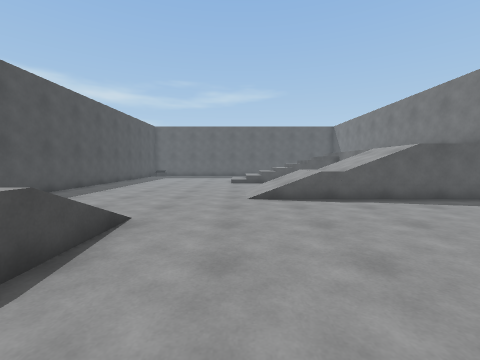
[1] (above)

13 first-person views from a walk through a scene from a Unity 3-D project. The camera is 1.3 m above the floor, tilts 4° down and sees 90° across. The floor is counted in squares, 1 m on a side. Each view is taken from the middle of a square. On the plan, view 1 faces up. The plan holds only what a view shows up to about 12 squares ahead; the rest is blank. The player is left out.

[2]
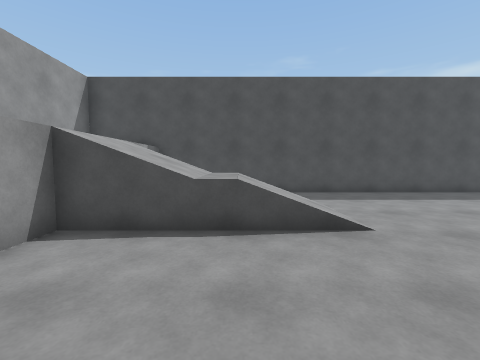

[3]
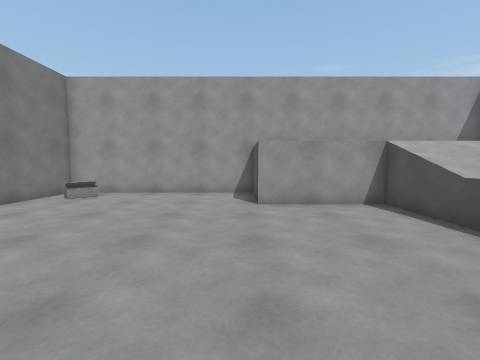

[4]
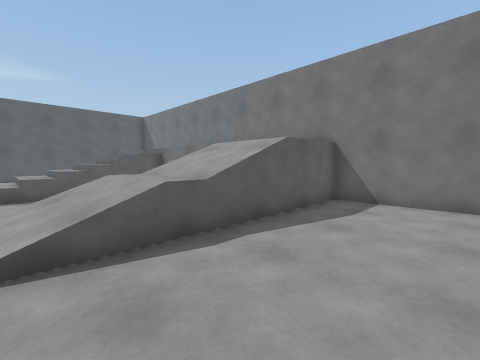

[5]
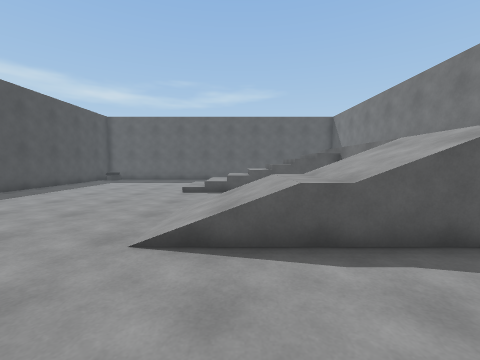

[6]
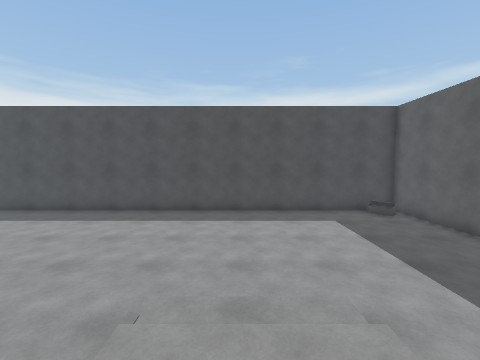

[7]
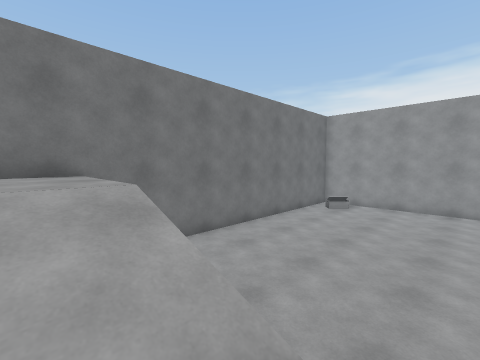

[8]
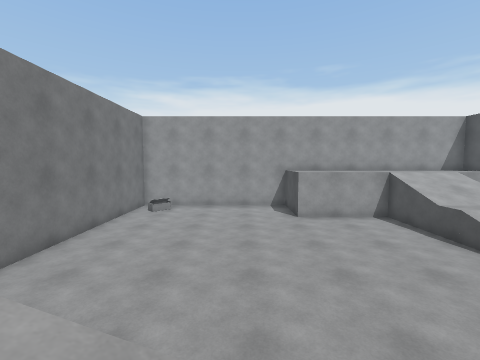

[9]
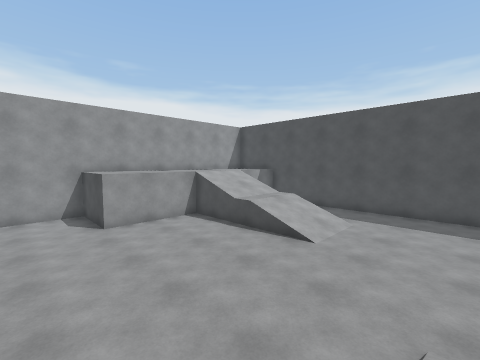

[10]
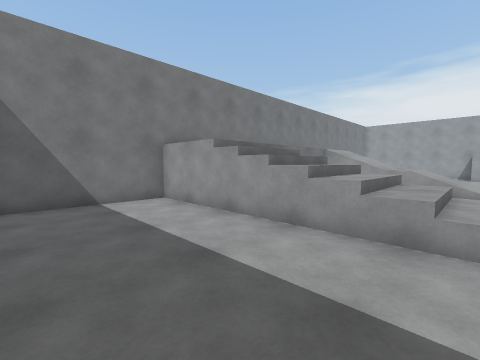

[11]
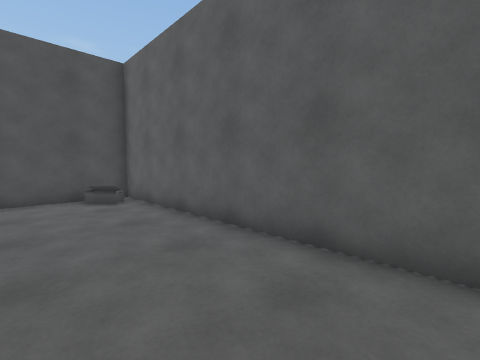

[12]
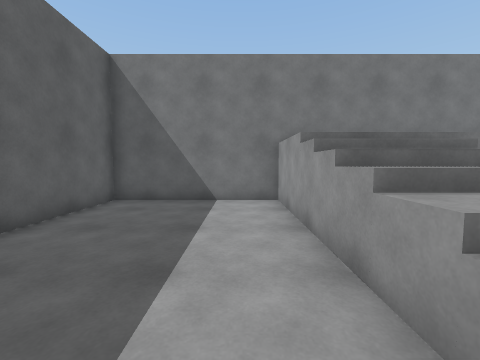

[13]
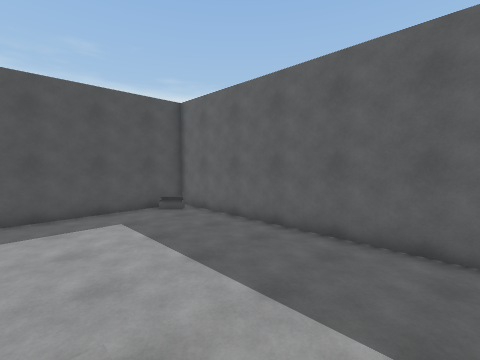

### Floor plan
Key: @ floor where view 1 was taken; # wall or solid block; . main floor; : floor 2 m higher than the main floor; / step, stairs or slope; = window, fence, low wall or low ledge; v drop or lower ground; O other object.
Columns run from 9 left of view 1 to 10 right of it. Each row starts with its distance up from view 1.
 25 ############   #####
 24 ## .........  .....#
 23 #O.................#
 22 #..................#
 21 #..................#
 20 #..................#
 19 #..........===vvvv #
 18 #........///////   #
 17 #........///////   #
 16 #........///////   #
 15 #...........       #
 14 #..........        #
 13 #..........        #
 12 #..........== v    #
 11 #.........//////   #
 10 #.........//////:::#
  9 #.........//////:::#
  8 #..................#
  7 #..................#
  6 #..................#
  5 #...///............#
  4 #...///............#
  3 #   ///............#
  2 #   ///............#
  1 #   ///............#
  0 #   ///..@.........#
 -1 #   :::::::........#
 -2 #   :::::::......O.#
 -3 #       :::........#
 -4 ###################

Where each view was taken, in squares from view 1:
view 1: 0 up, 0 right, facing up
view 2: 3 up, 2 right, facing left
view 3: 7 up, 2 right, facing down
view 4: 5 up, 1 right, facing up-right
view 5: 5 up, 2 right, facing up
view 6: 17 up, 3 right, facing left
view 7: 10 up, 3 right, facing down-right
view 8: 10 up, 4 right, facing down
view 9: 9 up, 4 right, facing down-left
view 10: 23 up, 1 right, facing down-right
view 11: 21 up, 1 right, facing up-left
view 12: 20 up, 1 right, facing right
view 13: 18 up, 2 right, facing up-left
